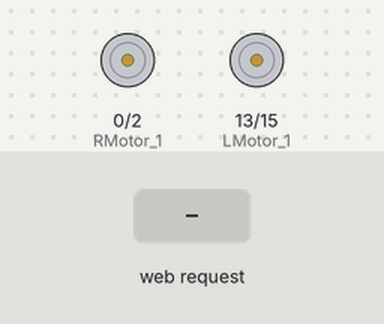
A sketch run on a simulated ESP8266 (NodeMCU). Shown: motor-driver pin pairs drawn as motors (green arrow = first pin HIGH = forward, orange = second pin HIGH = backward, longer = more drive, scaled by the enable pin). Inputs (shaded band) come from the test bench. WiFi joins after 1.5 s; servers stay silent unless stated; what the sketch prints to the serial monitor is not drawn.

Above: at 12.2 s.
12.3 s: HTTP request GET /?Key=F received
At 13.2 s:
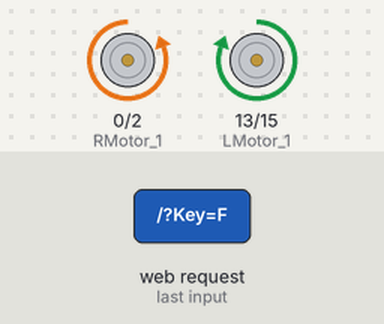
13.8 s: HTTP request GET /?Key=B received
At 14.4 s:
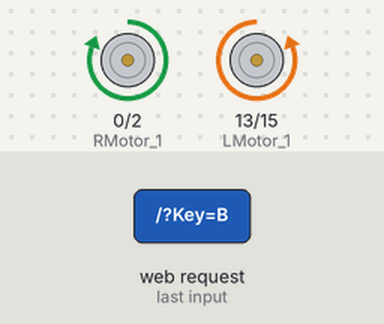
15.3 s: HTTP request GET /?Key=R received
At 16.5 s:
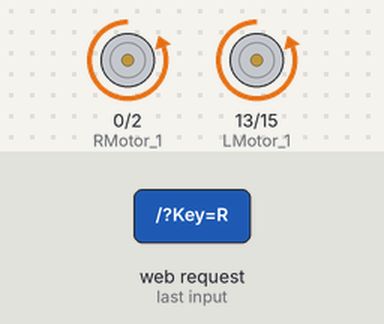
16.8 s: HTTP request GET /?Key=L received
At 17.8 s:
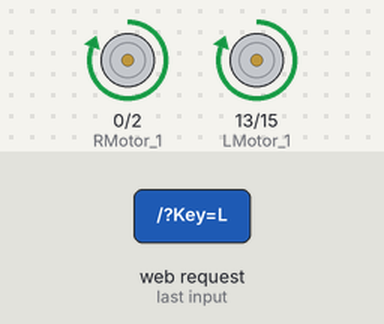
18.3 s: HTTP request GET /?Speed=F received
At 19.3 s:
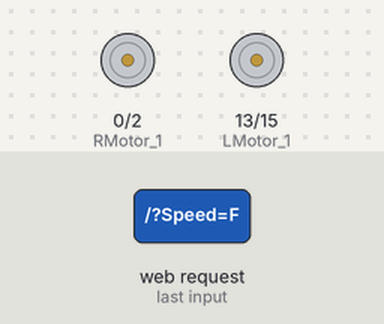
19.8 s: HTTP request GET /?Key=F received
Timing chart, 0 to 22.3 s (numbered marks = the images above; inputs shaded):
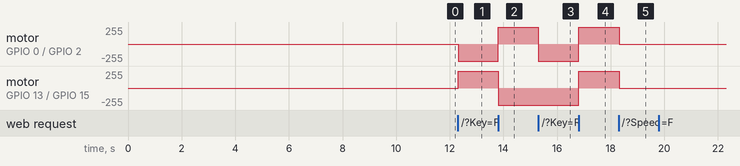

The sketch:

wifi_controlled_robot_nodemcuesp8266.ino
```cpp
/* include library */
#include <ESP8266WiFi.h>
#include <ESP8266WebServer.h>
WiFiClient client;
/* defining server port */
ESP8266WebServer server(80);

/* Define WiFi Credentials */
const char* ssid = "Galaxy M14 5G";
const char* password = "qwertyuiop";

String  data = "";
int robospeed = 1023;

/* Defining right and left motor pins */
int RMotor_1 = 0;/* Right Motor GPIO0(D3) */
int RMotor_2 = 2;/* Right Motor GPIO2(D4) */
int LMotor_1 = 13;/* Left Motor GPIO13(D7) */
int LMotor_2 = 15;/* Left Motor GPIO15(D8) */

/* Defining L298N enable pins */
int REnable = 14;/* Right Motor Enable Pin GPIO14(D5) */
int LEnable = 12;/* Right Motor Enable Pin GPIO12(D6)  */

void setup() {
  Serial.begin(9600);
  Serial.println("GPIO test!");
  /* Initialize Motor Control Pins as Output */
  pinMode(RMotor_1, OUTPUT);
  pinMode(RMotor_2, OUTPUT);
  pinMode(LMotor_1, OUTPUT);
  pinMode(LMotor_2, OUTPUT);
  /* Initialize Motor Enable Pins as Output */
  pinMode(REnable, OUTPUT);
  pinMode(LEnable, OUTPUT);

  /* Connectinf to WiFi */
  connectingToWiFi();

  server.on("/", handleRequest);
  server.onNotFound(handleRequest);

  /* Starting Server */
  server.begin();
  Serial.println("Server started");
}
void loop() {

  analogWrite(REnable, robospeed);
  analogWrite(LEnable, robospeed);

  /* Handling Request */
  server.handleClient();
  String data = server.arg("Key");
  Serial.println(data);

  /* Setting Speed */
  if ( server.hasArg("Speed") ) {
    int _speed = (server.arg("Speed").toInt());
    robospeed = _speed;
    Serial.println(robospeed);
  }

  if (data == "F") {
    move_forward(); /* If data F moves Forward */
  }
  else if (data == "B") {
    move_backward(); /* If data B moves Backward */
  }
  else if (data == "R") {
    turn_right(); /* If data R moves Turn Right */
  }
  else if (data == "L") {
    turn_left(); /* If data L moves Turn Left */
  }
  else if (data == "S") {
    move_stop(); /* If data S moves Stop Moving */
  }
}

void handleRequest() {
  if ( server.hasArg("Key") ) {
    Serial.println(server.arg("Key"));
  }
  if ( server.hasArg("Speed") ) {
    Serial.println(server.arg("Speed"));
  }
  server.send ( 200, "text/html", "" );
  delay(1);
}


void connectingToWiFi() {
  delay(3000);
  WiFi.disconnect();
  delay(1000);
  Serial.println("Connecting to WiFi");
  WiFi.begin(ssid, password);
  while ((!(WiFi.status() == WL_CONNECTED))) {
    delay(1000);
    Serial.print("...");
  }
  Serial.println("Connected");
  Serial.println("Local IP is : ");
  Serial.print((WiFi.localIP().toString()));
  delay(5000);
}

/* Move Forward */
void move_forward() {
  digitalWrite(RMotor_1, LOW);
  digitalWrite(RMotor_2, HIGH);
  digitalWrite(LMotor_1, HIGH);
  digitalWrite(LMotor_2, LOW);
}

/* Move Backward */
void move_backward() {
  digitalWrite(RMotor_1, HIGH);
  digitalWrite(RMotor_2, LOW);
  digitalWrite(LMotor_1, LOW);
  digitalWrite(LMotor_2, HIGH);
}

/* Turn Right */
void turn_right() {
  digitalWrite(RMotor_1, LOW);
  digitalWrite(RMotor_2, HIGH);
  digitalWrite(LMotor_1, LOW);
  digitalWrite(LMotor_2, HIGH);
}

/* Turn Left */
void turn_left() {
  digitalWrite(RMotor_1, HIGH);
  digitalWrite(RMotor_2, LOW);
  digitalWrite(LMotor_1, HIGH);
  digitalWrite(LMotor_2, LOW);
}

/* Stop Move */
void move_stop() {
  digitalWrite(RMotor_1, LOW);
  digitalWrite(RMotor_2, LOW);
  digitalWrite(LMotor_1, LOW);
  digitalWrite(LMotor_2, LOW);
}
```

Measured:
- after the input at 12.3 s, motor on GPIO 0 (RMotor_1) / GPIO 2 (RMotor_2): stopped → backward 255/255 at once; motor on GPIO 13 (LMotor_1) / GPIO 15 (LMotor_2): stopped → forward 255/255 at once
- after the input at 13.8 s, motor on GPIO 0 (RMotor_1) / GPIO 2 (RMotor_2): backward 255/255 → forward 255/255 at once; motor on GPIO 13 (LMotor_1) / GPIO 15 (LMotor_2): forward 255/255 → backward 255/255 at once
- after the input at 15.3 s, motor on GPIO 0 (RMotor_1) / GPIO 2 (RMotor_2): forward 255/255 → backward 255/255 at once
- after the input at 16.8 s, motor on GPIO 0 (RMotor_1) / GPIO 2 (RMotor_2), motor on GPIO 13 (LMotor_1) / GPIO 15 (LMotor_2): backward 255/255 → forward 255/255 at once
- after the input at 18.3 s, motor on GPIO 0 (RMotor_1) / GPIO 2 (RMotor_2), motor on GPIO 13 (LMotor_1) / GPIO 15 (LMotor_2): forward 255/255 → stopped at once
